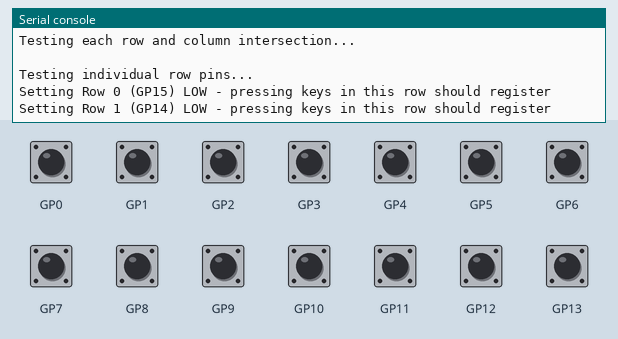
Bench run of a program on a simulated Raspberry Pi Pico running CircuitPython. Parts: the last lines printed to the serial console. Inputs (shaded band) come from the test bench; at power-on: GP0–13 HIGH. The clock reads 2024-03-15 10:24:30 at power-on unless the program sets it.

Above: at 1.2 s.
1.3 s: GP0 pulled LOW for 0.15 s
At 1.57 s:
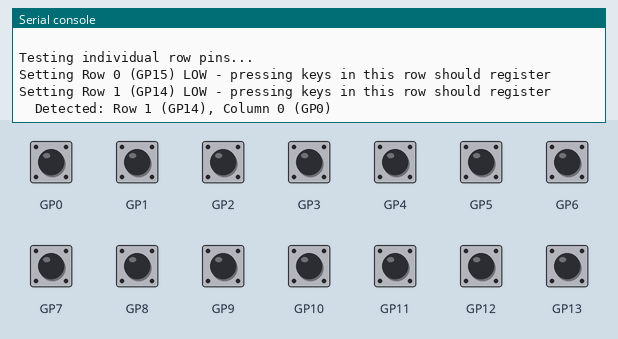
4.4 s: GP1 pulled LOW for 0.15 s
At 5.3 s:
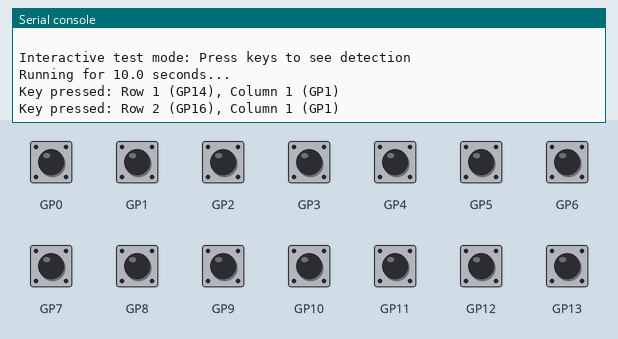
6.0 s: GP2 pulled LOW for 0.15 s
At 6.6 s:
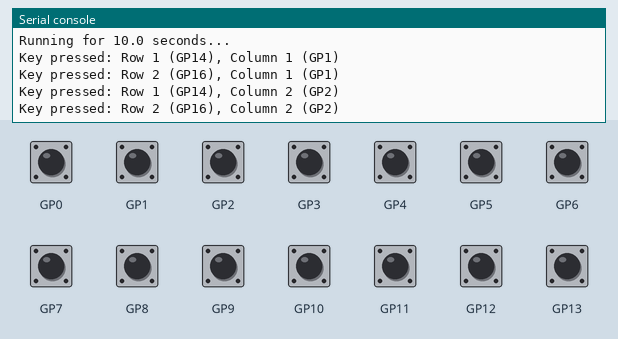
7.6 s: GP3 pulled LOW for 0.15 s
At 8.9 s:
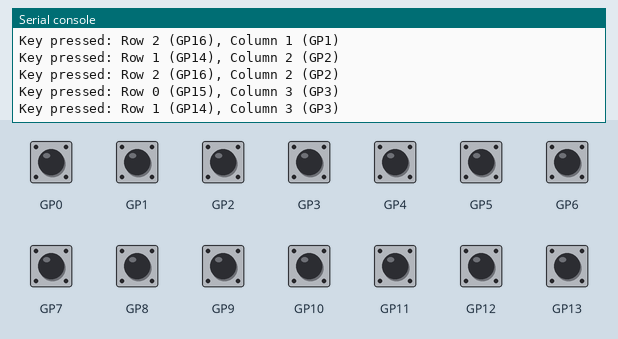
9.2 s: GP4 pulled LOW for 0.15 s
At 10.2 s:
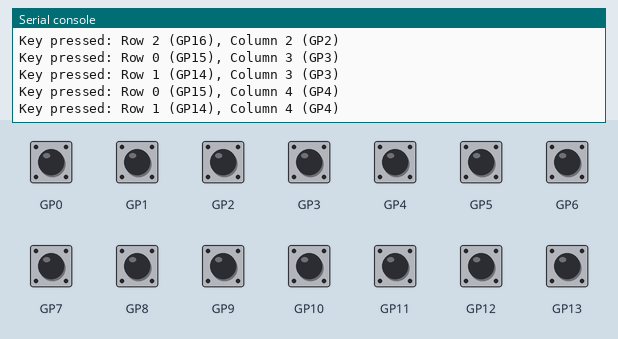
12.3 s: GP5 pulled LOW for 0.15 s
At 12.9 s:
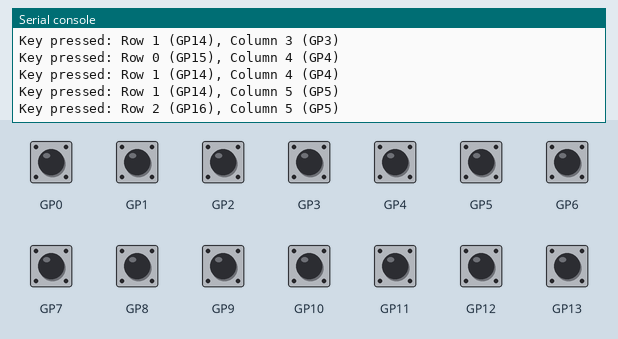
Timing chart, 0 to 15.3 s (numbered marks = the images above; inputs shaded):
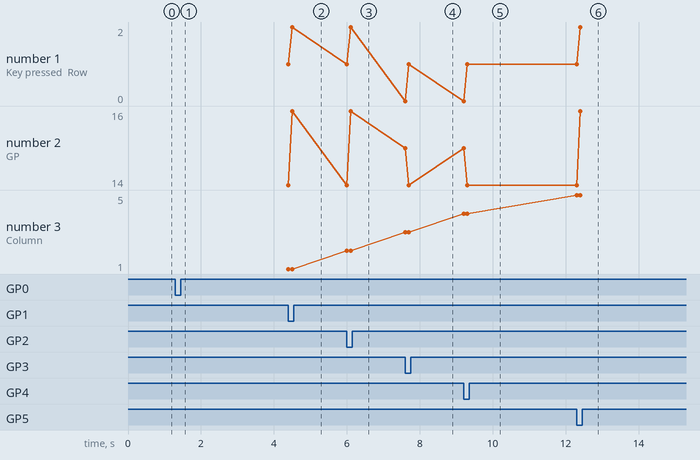

The program:

matrix-tester.py
```python
import board
import digitalio
import time

# This just scans the 5 x 14 matrix on the pico portfolio and confirms that all the buttons are working when you press them

# Define pins for rows based on your specified connections (top to bottom)
row_pins = [board.GP15, board.GP14, board.GP16, board.GP17, board.GP18]  # 5 rows
row_names = ["GP15", "GP14", "GP16", "GP17", "GP18"]

# Define pins for columns (left to right)
col_pins = [
    board.GP0, board.GP1, board.GP2, board.GP3, board.GP4, board.GP5,
    board.GP6, board.GP7, board.GP8, board.GP9, board.GP10, board.GP11,
    board.GP12, board.GP13  # 14 columns
]
col_names = ["GP0", "GP1", "GP2", "GP3", "GP4", "GP5", "GP6", "GP7",
             "GP8", "GP9", "GP10", "GP11", "GP12", "GP13"]

# Setup rows as outputs with initial HIGH state
rows = []
for pin in row_pins:
    row = digitalio.DigitalInOut(pin)
    row.direction = digitalio.Direction.OUTPUT
    row.drive_mode = digitalio.DriveMode.PUSH_PULL
    row.value = True  # Set HIGH initially (this is important for the diode matrix)
    rows.append(row)

# Setup columns as inputs with pull-up resistors
cols = []
for pin in col_pins:
    col = digitalio.DigitalInOut(pin)
    col.direction = digitalio.Direction.INPUT
    col.pull = digitalio.Pull.UP  # Pull-UP is critical for diode-to-switch configuration
    cols.append(col)

def debug_matrix():
    """Test each position in the matrix and report results."""
    print("Starting keyboard matrix debug...")
    print("Testing each row and column intersection...")

    for r in range(len(rows)):
        # Set current row LOW (active) - all other rows stay HIGH
        rows[r].value = False
        time.sleep(0.02)  # Small delay for stability

        # Check each column in this row - should read LOW when pressed due to diode
        for c in range(len(cols)):
            if not cols[c].value:  # Note the NOT here - we're looking for LOW
                print(f"Button detected at row {r} ({row_names[r]}), column {c} ({col_names[c]})")

        # Set row back to HIGH (inactive)
        rows[r].value = True
        time.sleep(0.02)  # Small delay before next row

def test_individual_pins():
    """Test each pin individually to ensure they're working."""
    print("\nTesting individual row pins...")

    # First ensure all rows are HIGH
    for r in range(len(rows)):
        rows[r].value = True

    # Now test each row by setting it LOW and checking columns
    for r in range(len(rows)):
        print(f"Setting Row {r} ({row_names[r]}) LOW - pressing keys in this row should register")
        rows[r].value = False
        time.sleep(0.5)

        # Check if any buttons are pressed in this row
        for c in range(len(cols)):
            if not cols[c].value:
                print(f"  Detected: Row {r} ({row_names[r]}), Column {c} ({col_names[c]})")

        rows[r].value = True
        time.sleep(0.2)

    print("\nColumn input test:")
    # Test each column input independently
    for c in range(len(cols)):
        print(f"Column {c} ({col_names[c]}) reading: {cols[c].value}")

# Basic connection test
print("Performing basic connection test...")
for c in range(len(cols)):
    if not cols[c].value:
        print(f"WARNING: Column {c} ({col_names[c]}) is reading LOW without any rows active!")

# Main loop
while True:
    print("\n--- Keyboard Matrix Debug (Diode-to-Switch Config) ---")
    print("Row mapping: 0=GP15, 1=GP14, 2=GP16, 3=GP17, 4=GP18")
    print("Column mapping: 0-13 = GP0-GP13")
    print("Logic: Rows default HIGH, set LOW to activate. Columns read LOW when pressed.")
    print("Press Ctrl+C to exit")

    # Run the debug function
    debug_matrix()

    # Test individual pins
    test_individual_pins()

    # Interactive test mode
    print("\nInteractive test mode: Press keys to see detection")
    try:
        timeout = time.time() + 10  # 10-second timeout
        print(f"Running for {timeout - time.time():.1f} seconds...")
        while time.time() < timeout:
            for r in range(len(rows)):
                rows[r].value = False  # Set row LOW (active)
                for c in range(len(cols)):
                    if not cols[c].value:  # Note the NOT - we're looking for LOW
                        print(f"Key pressed: Row {r} ({row_names[r]}), Column {c} ({col_names[c]})")
                        time.sleep(0.1)  # Debounce
                rows[r].value = True  # Set row back to HIGH (inactive)
    except KeyboardInterrupt:
        break

    print("Waiting 5 seconds before next scan...")
    time.sleep(5)# Write your code here :-)
```

Measured:
- after the input at 1.3 s, the serial console: prints a new line after 0.11 s (image 1)
- after the input at 4.4 s, the serial console: prints a new line at once (image 2)
- after the input at 6.0 s, the serial console: prints a new line at once (image 3)
- after the input at 7.6 s, the serial console: prints a new line at once (image 4)
- after the input at 9.2 s, the serial console: prints a new line at once (image 5)
- after the input at 12.3 s, the serial console: prints a new line at once (image 6)
- plotted number 1: 1 → 2 after the input at 12.3 s
- plotted number 2: 14 → 16 after the input at 12.3 s
